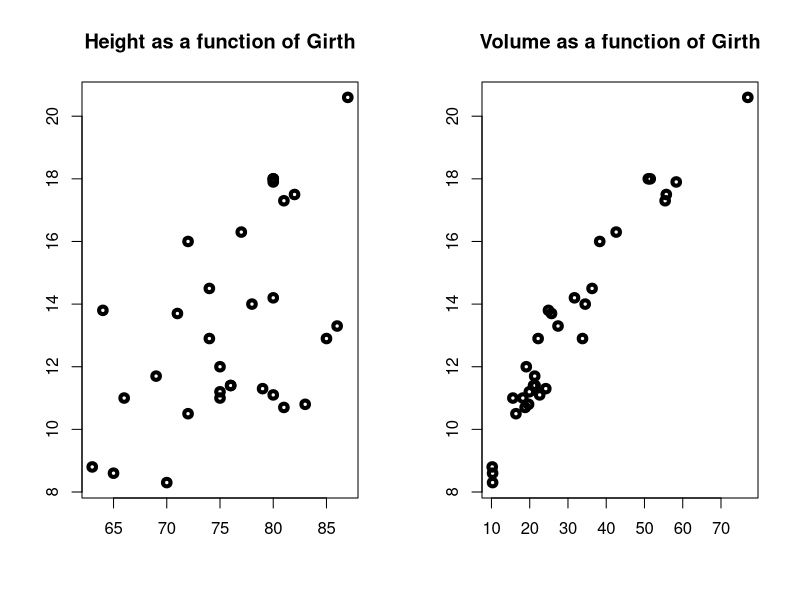
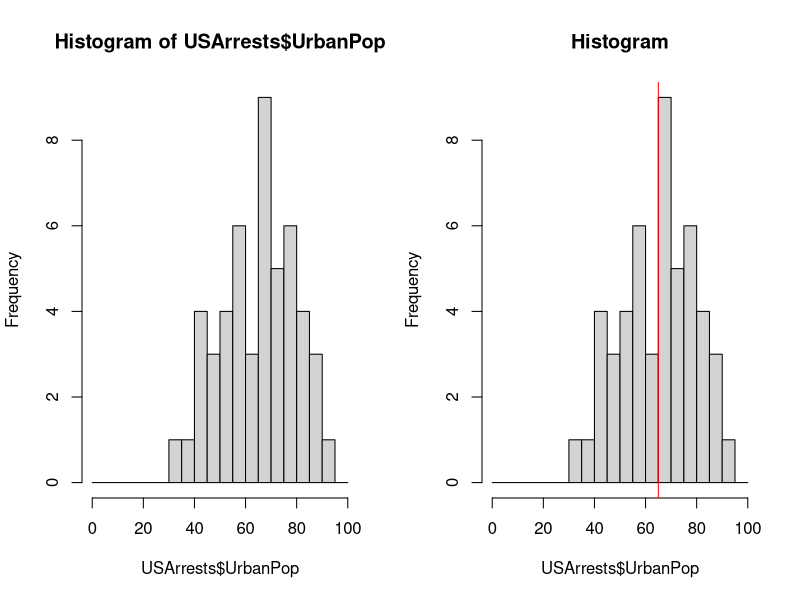
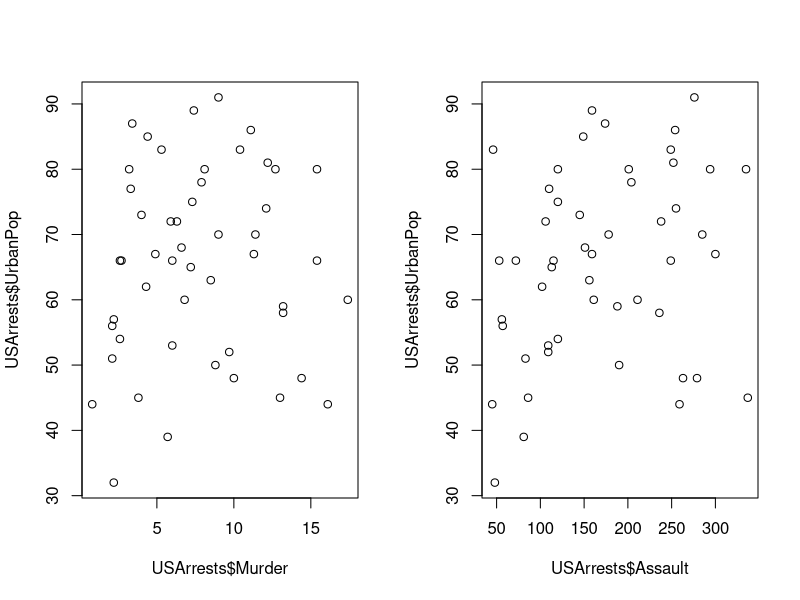
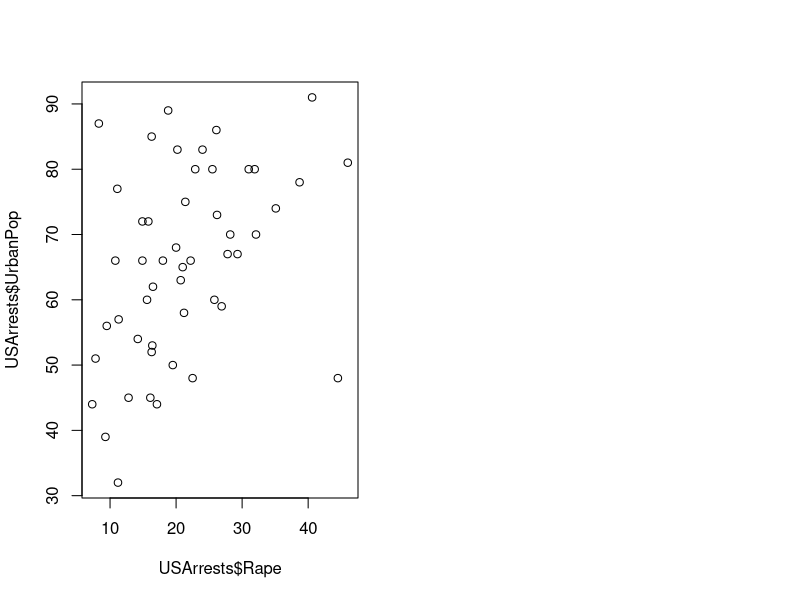

Reproduce these figures in R, in order.
## ---- chunk 1
# DO NOT TOUCH THIS CODE CHUNK
library(ggplot2)
library(tidyverse)
theme_set(theme_bw())
## ---- chunk 2
head(trees,6)
## ---- chunk 3
names(trees)
## ---- chunk 4
dim(trees)

#or you can use nrow() and ncol() specifically for rows and columns respectably
## ---- chunk 5
x1<-trees$Height
x2<-trees$Volume
y<-trees$Girth
par(mfrow=c(1,2))
plot(x1,y,
         type="p",
         lwd=4,
         lty=2,
         axes=TRUE,
     xlab = '',
     ylab='',
         main="Height as a function of Girth")


plot(x2, y,
      type="p",
      lwd=4,
      lty=2, 
      axes=TRUE,
      xlab = '',
     ylab='',
      main="Volume as a function of Girth") 


## ---- chunk 6

## ---- chunk 7
head(USArrests,3)

## ---- chunk 8
mean(USArrests$Murder)
## ---- chunk 9
rownames(USArrests)[which.max(USArrests$Assault)]

## ---- chunk 10
subUSA<-subset(USArrests,UrbanPop>=80)
subUSA
## ---- chunk 11
nrow(subUSA)
## ---- chunk 12
rownames(subUSA)[which.min(subUSA$Rape)]
## ---- chunk 13
durbpop<-subUSA[order(-subUSA$UrbanPop),]
durbpop
## ---- chunk 14
newsub<-subUSA[order(subUSA$Murder,-subUSA$UrbanPop ),]
newsub
#or newsub<-durbpop[order(durbpop$Murder),]
#newsub
## ---- chunk 15
m<-mean(USArrests$UrbanPop)
plot(hist(USArrests$UrbanPop,breaks=seq(0,100,5)), main='Histogram')+
  abline(v=65,col="red")
## ---- chunk 16

plot(x=USArrests$Murder,y=USArrests$UrbanPop)
plot(x=USArrests$Assault,y=USArrests$UrbanPop)
plot(x=USArrests$Rape,y=USArrests$UrbanPop)
## ---- chunk 17
Pressure_Raman <- function(w,lambdal,A=1876, B=10.71, lambda0=694.24 ){
  A*((10^7/(10^7/lambdal-w)/lambda0)^B-1)/B
}
## ---- chunk 18
Lor <- function(x,x0=0,FWHM=1){
  2/(pi*FWHM)/(1+((x-x0)/(FWHM/2))^2)
}
## ---- chunk 19

## ---- chunk 20

## ---- chunk 21

## ---- chunk 22

## ---- chunk 23

## ---- chunk 24

## ---- chunk 25
